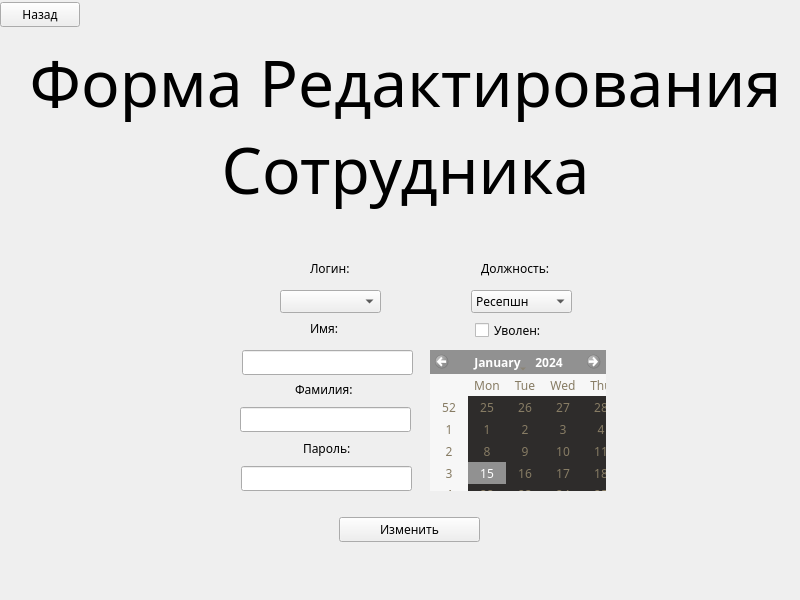
<?xml version="1.0" encoding="UTF-8"?>
<ui version="4.0">
 <class>Form</class>
 <widget class="QWidget" name="Form">
  <property name="geometry">
   <rect>
    <x>0</x>
    <y>0</y>
    <width>800</width>
    <height>600</height>
   </rect>
  </property>
  <property name="minimumSize">
   <size>
    <width>800</width>
    <height>600</height>
   </size>
  </property>
  <property name="maximumSize">
   <size>
    <width>800</width>
    <height>600</height>
   </size>
  </property>
  <property name="palette">
   <palette>
    <active>
     <colorrole role="WindowText">
      <brush brushstyle="SolidPattern">
       <color alpha="255">
        <red>225</red>
        <green>208</green>
        <blue>169</blue>
       </color>
      </brush>
     </colorrole>
     <colorrole role="Button">
      <brush brushstyle="SolidPattern">
       <color alpha="255">
        <red>46</red>
        <green>44</green>
        <blue>43</blue>
       </color>
      </brush>
     </colorrole>
     <colorrole role="Light">
      <brush brushstyle="SolidPattern">
       <color alpha="255">
        <red>69</red>
        <green>66</green>
        <blue>65</blue>
       </color>
      </brush>
     </colorrole>
     <colorrole role="Midlight">
      <brush brushstyle="SolidPattern">
       <color alpha="255">
        <red>57</red>
        <green>55</green>
        <blue>54</blue>
       </color>
      </brush>
     </colorrole>
     <colorrole role="Dark">
      <brush brushstyle="SolidPattern">
       <color alpha="255">
        <red>23</red>
        <green>22</green>
        <blue>22</blue>
       </color>
      </brush>
     </colorrole>
     <colorrole role="Mid">
      <brush brushstyle="SolidPattern">
       <color alpha="255">
        <red>31</red>
        <green>29</green>
        <blue>29</blue>
       </color>
      </brush>
     </colorrole>
     <colorrole role="Text">
      <brush brushstyle="SolidPattern">
       <color alpha="255">
        <red>215</red>
        <green>201</green>
        <blue>163</blue>
       </color>
      </brush>
     </colorrole>
     <colorrole role="BrightText">
      <brush brushstyle="SolidPattern">
       <color alpha="255">
        <red>215</red>
        <green>201</green>
        <blue>163</blue>
       </color>
      </brush>
     </colorrole>
     <colorrole role="ButtonText">
      <brush brushstyle="SolidPattern">
       <color alpha="255">
        <red>215</red>
        <green>201</green>
        <blue>163</blue>
       </color>
      </brush>
     </colorrole>
     <colorrole role="Base">
      <brush brushstyle="SolidPattern">
       <color alpha="255">
        <red>36</red>
        <green>34</green>
        <blue>33</blue>
       </color>
      </brush>
     </colorrole>
     <colorrole role="Window">
      <brush brushstyle="SolidPattern">
       <color alpha="255">
        <red>46</red>
        <green>44</green>
        <blue>43</blue>
       </color>
      </brush>
     </colorrole>
     <colorrole role="Shadow">
      <brush brushstyle="SolidPattern">
       <color alpha="255">
        <red>0</red>
        <green>0</green>
        <blue>0</blue>
       </color>
      </brush>
     </colorrole>
     <colorrole role="Highlight">
      <brush brushstyle="SolidPattern">
       <color alpha="255">
        <red>167</red>
        <green>164</green>
        <blue>0</blue>
       </color>
      </brush>
     </colorrole>
     <colorrole role="AlternateBase">
      <brush brushstyle="SolidPattern">
       <color alpha="255">
        <red>23</red>
        <green>22</green>
        <blue>21</blue>
       </color>
      </brush>
     </colorrole>
     <colorrole role="ToolTipBase">
      <brush brushstyle="SolidPattern">
       <color alpha="255">
        <red>255</red>
        <green>255</green>
        <blue>220</blue>
       </color>
      </brush>
     </colorrole>
     <colorrole role="ToolTipText">
      <brush brushstyle="SolidPattern">
       <color alpha="255">
        <red>0</red>
        <green>0</green>
        <blue>0</blue>
       </color>
      </brush>
     </colorrole>
     <colorrole role="PlaceholderText">
      <brush brushstyle="SolidPattern">
       <color alpha="127">
        <red>255</red>
        <green>255</green>
        <blue>255</blue>
       </color>
      </brush>
     </colorrole>
    </active>
    <inactive>
     <colorrole role="WindowText">
      <brush brushstyle="SolidPattern">
       <color alpha="255">
        <red>0</red>
        <green>0</green>
        <blue>0</blue>
       </color>
      </brush>
     </colorrole>
     <colorrole role="Button">
      <brush brushstyle="SolidPattern">
       <color alpha="255">
        <red>239</red>
        <green>239</green>
        <blue>239</blue>
       </color>
      </brush>
     </colorrole>
     <colorrole role="Light">
      <brush brushstyle="SolidPattern">
       <color alpha="255">
        <red>255</red>
        <green>255</green>
        <blue>255</blue>
       </color>
      </brush>
     </colorrole>
     <colorrole role="Midlight">
      <brush brushstyle="SolidPattern">
       <color alpha="255">
        <red>202</red>
        <green>202</green>
        <blue>202</blue>
       </color>
      </brush>
     </colorrole>
     <colorrole role="Dark">
      <brush brushstyle="SolidPattern">
       <color alpha="255">
        <red>159</red>
        <green>159</green>
        <blue>159</blue>
       </color>
      </brush>
     </colorrole>
     <colorrole role="Mid">
      <brush brushstyle="SolidPattern">
       <color alpha="255">
        <red>184</red>
        <green>184</green>
        <blue>184</blue>
       </color>
      </brush>
     </colorrole>
     <colorrole role="Text">
      <brush brushstyle="SolidPattern">
       <color alpha="255">
        <red>0</red>
        <green>0</green>
        <blue>0</blue>
       </color>
      </brush>
     </colorrole>
     <colorrole role="BrightText">
      <brush brushstyle="SolidPattern">
       <color alpha="255">
        <red>255</red>
        <green>255</green>
        <blue>255</blue>
       </color>
      </brush>
     </colorrole>
     <colorrole role="ButtonText">
      <brush brushstyle="SolidPattern">
       <color alpha="255">
        <red>0</red>
        <green>0</green>
        <blue>0</blue>
       </color>
      </brush>
     </colorrole>
     <colorrole role="Base">
      <brush brushstyle="SolidPattern">
       <color alpha="255">
        <red>255</red>
        <green>255</green>
        <blue>255</blue>
       </color>
      </brush>
     </colorrole>
     <colorrole role="Window">
      <brush brushstyle="SolidPattern">
       <color alpha="255">
        <red>239</red>
        <green>239</green>
        <blue>239</blue>
       </color>
      </brush>
     </colorrole>
     <colorrole role="Shadow">
      <brush brushstyle="SolidPattern">
       <color alpha="255">
        <red>118</red>
        <green>118</green>
        <blue>118</blue>
       </color>
      </brush>
     </colorrole>
     <colorrole role="Highlight">
      <brush brushstyle="SolidPattern">
       <color alpha="255">
        <red>48</red>
        <green>140</green>
        <blue>198</blue>
       </color>
      </brush>
     </colorrole>
     <colorrole role="AlternateBase">
      <brush brushstyle="SolidPattern">
       <color alpha="255">
        <red>247</red>
        <green>247</green>
        <blue>247</blue>
       </color>
      </brush>
     </colorrole>
     <colorrole role="ToolTipBase">
      <brush brushstyle="SolidPattern">
       <color alpha="255">
        <red>255</red>
        <green>255</green>
        <blue>220</blue>
       </color>
      </brush>
     </colorrole>
     <colorrole role="ToolTipText">
      <brush brushstyle="SolidPattern">
       <color alpha="255">
        <red>0</red>
        <green>0</green>
        <blue>0</blue>
       </color>
      </brush>
     </colorrole>
     <colorrole role="PlaceholderText">
      <brush brushstyle="SolidPattern">
       <color alpha="128">
        <red>0</red>
        <green>0</green>
        <blue>0</blue>
       </color>
      </brush>
     </colorrole>
    </inactive>
    <disabled>
     <colorrole role="WindowText">
      <brush brushstyle="SolidPattern">
       <color alpha="255">
        <red>135</red>
        <green>124</green>
        <blue>100</blue>
       </color>
      </brush>
     </colorrole>
     <colorrole role="Button">
      <brush brushstyle="SolidPattern">
       <color alpha="255">
        <red>46</red>
        <green>44</green>
        <blue>43</blue>
       </color>
      </brush>
     </colorrole>
     <colorrole role="Light">
      <brush brushstyle="SolidPattern">
       <color alpha="255">
        <red>69</red>
        <green>66</green>
        <blue>65</blue>
       </color>
      </brush>
     </colorrole>
     <colorrole role="Midlight">
      <brush brushstyle="SolidPattern">
       <color alpha="255">
        <red>57</red>
        <green>55</green>
        <blue>54</blue>
       </color>
      </brush>
     </colorrole>
     <colorrole role="Dark">
      <brush brushstyle="SolidPattern">
       <color alpha="255">
        <red>23</red>
        <green>22</green>
        <blue>22</blue>
       </color>
      </brush>
     </colorrole>
     <colorrole role="Mid">
      <brush brushstyle="SolidPattern">
       <color alpha="255">
        <red>31</red>
        <green>29</green>
        <blue>29</blue>
       </color>
      </brush>
     </colorrole>
     <colorrole role="Text">
      <brush brushstyle="SolidPattern">
       <color alpha="255">
        <red>135</red>
        <green>124</green>
        <blue>100</blue>
       </color>
      </brush>
     </colorrole>
     <colorrole role="BrightText">
      <brush brushstyle="SolidPattern">
       <color alpha="255">
        <red>215</red>
        <green>201</green>
        <blue>163</blue>
       </color>
      </brush>
     </colorrole>
     <colorrole role="ButtonText">
      <brush brushstyle="SolidPattern">
       <color alpha="255">
        <red>135</red>
        <green>124</green>
        <blue>100</blue>
       </color>
      </brush>
     </colorrole>
     <colorrole role="Base">
      <brush brushstyle="SolidPattern">
       <color alpha="255">
        <red>46</red>
        <green>44</green>
        <blue>43</blue>
       </color>
      </brush>
     </colorrole>
     <colorrole role="Window">
      <brush brushstyle="SolidPattern">
       <color alpha="255">
        <red>46</red>
        <green>44</green>
        <blue>43</blue>
       </color>
      </brush>
     </colorrole>
     <colorrole role="Shadow">
      <brush brushstyle="SolidPattern">
       <color alpha="255">
        <red>177</red>
        <green>177</green>
        <blue>177</blue>
       </color>
      </brush>
     </colorrole>
     <colorrole role="Highlight">
      <brush brushstyle="SolidPattern">
       <color alpha="255">
        <red>145</red>
        <green>145</green>
        <blue>145</blue>
       </color>
      </brush>
     </colorrole>
     <colorrole role="AlternateBase">
      <brush brushstyle="SolidPattern">
       <color alpha="255">
        <red>247</red>
        <green>247</green>
        <blue>247</blue>
       </color>
      </brush>
     </colorrole>
     <colorrole role="ToolTipBase">
      <brush brushstyle="SolidPattern">
       <color alpha="255">
        <red>255</red>
        <green>255</green>
        <blue>220</blue>
       </color>
      </brush>
     </colorrole>
     <colorrole role="ToolTipText">
      <brush brushstyle="SolidPattern">
       <color alpha="255">
        <red>0</red>
        <green>0</green>
        <blue>0</blue>
       </color>
      </brush>
     </colorrole>
     <colorrole role="PlaceholderText">
      <brush brushstyle="SolidPattern">
       <color alpha="128">
        <red>0</red>
        <green>0</green>
        <blue>0</blue>
       </color>
      </brush>
     </colorrole>
    </disabled>
   </palette>
  </property>
  <property name="font">
   <font>
    <family>Rubik</family>
   </font>
  </property>
  <property name="windowTitle">
   <string>Редактирование сотрудника</string>
  </property>
  <widget class="QPushButton" name="button">
   <property name="geometry">
    <rect>
     <x>0</x>
     <y>2</y>
     <width>80</width>
     <height>25</height>
    </rect>
   </property>
   <property name="text">
    <string>Назад</string>
   </property>
  </widget>
  <widget class="QLineEdit" name="ent_passwd">
   <property name="geometry">
    <rect>
     <x>241</x>
     <y>466</y>
     <width>171</width>
     <height>25</height>
    </rect>
   </property>
   <property name="echoMode">
    <enum>QLineEdit::EchoMode::Normal</enum>
   </property>
  </widget>
  <widget class="QPushButton" name="button_chng">
   <property name="geometry">
    <rect>
     <x>339</x>
     <y>517</y>
     <width>141</width>
     <height>25</height>
    </rect>
   </property>
   <property name="text">
    <string>Изменить</string>
   </property>
  </widget>
  <widget class="QLabel" name="label">
   <property name="geometry">
    <rect>
     <x>30</x>
     <y>40</y>
     <width>751</width>
     <height>171</height>
    </rect>
   </property>
   <property name="font">
    <font>
     <family>Rubik</family>
     <pointsize>48</pointsize>
    </font>
   </property>
   <property name="text">
    <string>Форма Редактирования
Сотрудника</string>
   </property>
   <property name="alignment">
    <set>Qt::AlignmentFlag::AlignCenter</set>
   </property>
  </widget>
  <widget class="QLabel" name="label_3">
   <property name="geometry">
    <rect>
     <x>303</x>
     <y>440</y>
     <width>61</width>
     <height>17</height>
    </rect>
   </property>
   <property name="text">
    <string>Пароль:</string>
   </property>
  </widget>
  <widget class="QLineEdit" name="ent_fname">
   <property name="geometry">
    <rect>
     <x>242</x>
     <y>350</y>
     <width>171</width>
     <height>25</height>
    </rect>
   </property>
  </widget>
  <widget class="QLabel" name="label_4">
   <property name="geometry">
    <rect>
     <x>310</x>
     <y>320</y>
     <width>31</width>
     <height>17</height>
    </rect>
   </property>
   <property name="text">
    <string>Имя:</string>
   </property>
  </widget>
  <widget class="QLabel" name="label_5">
   <property name="geometry">
    <rect>
     <x>295</x>
     <y>381</y>
     <width>71</width>
     <height>17</height>
    </rect>
   </property>
   <property name="text">
    <string>Фамилия:</string>
   </property>
  </widget>
  <widget class="QLineEdit" name="ent_lname">
   <property name="geometry">
    <rect>
     <x>240</x>
     <y>407</y>
     <width>171</width>
     <height>25</height>
    </rect>
   </property>
  </widget>
  <widget class="QLabel" name="label_6">
   <property name="geometry">
    <rect>
     <x>481</x>
     <y>260</y>
     <width>81</width>
     <height>17</height>
    </rect>
   </property>
   <property name="text">
    <string>Должность:</string>
   </property>
  </widget>
  <widget class="QComboBox" name="occu_box">
   <property name="geometry">
    <rect>
     <x>471</x>
     <y>290</y>
     <width>101</width>
     <height>23</height>
    </rect>
   </property>
   <item>
    <property name="text">
     <string>Ресепшн</string>
    </property>
   </item>
   <item>
    <property name="text">
     <string>Менеджер</string>
    </property>
   </item>
  </widget>
  <widget class="QCalendarWidget" name="calendar">
   <property name="enabled">
    <bool>false</bool>
   </property>
   <property name="geometry">
    <rect>
     <x>430</x>
     <y>350</y>
     <width>176</width>
     <height>141</height>
    </rect>
   </property>
  </widget>
  <widget class="QCheckBox" name="fired_ch">
   <property name="geometry">
    <rect>
     <x>475</x>
     <y>320</y>
     <width>83</width>
     <height>21</height>
    </rect>
   </property>
   <property name="text">
    <string>Уволен:</string>
   </property>
  </widget>
  <widget class="QLabel" name="label_7">
   <property name="geometry">
    <rect>
     <x>310</x>
     <y>260</y>
     <width>81</width>
     <height>17</height>
    </rect>
   </property>
   <property name="text">
    <string>Логин:</string>
   </property>
  </widget>
  <widget class="QComboBox" name="login_box">
   <property name="geometry">
    <rect>
     <x>280</x>
     <y>290</y>
     <width>101</width>
     <height>23</height>
    </rect>
   </property>
  </widget>
 </widget>
 <resources/>
 <connections/>
</ui>
